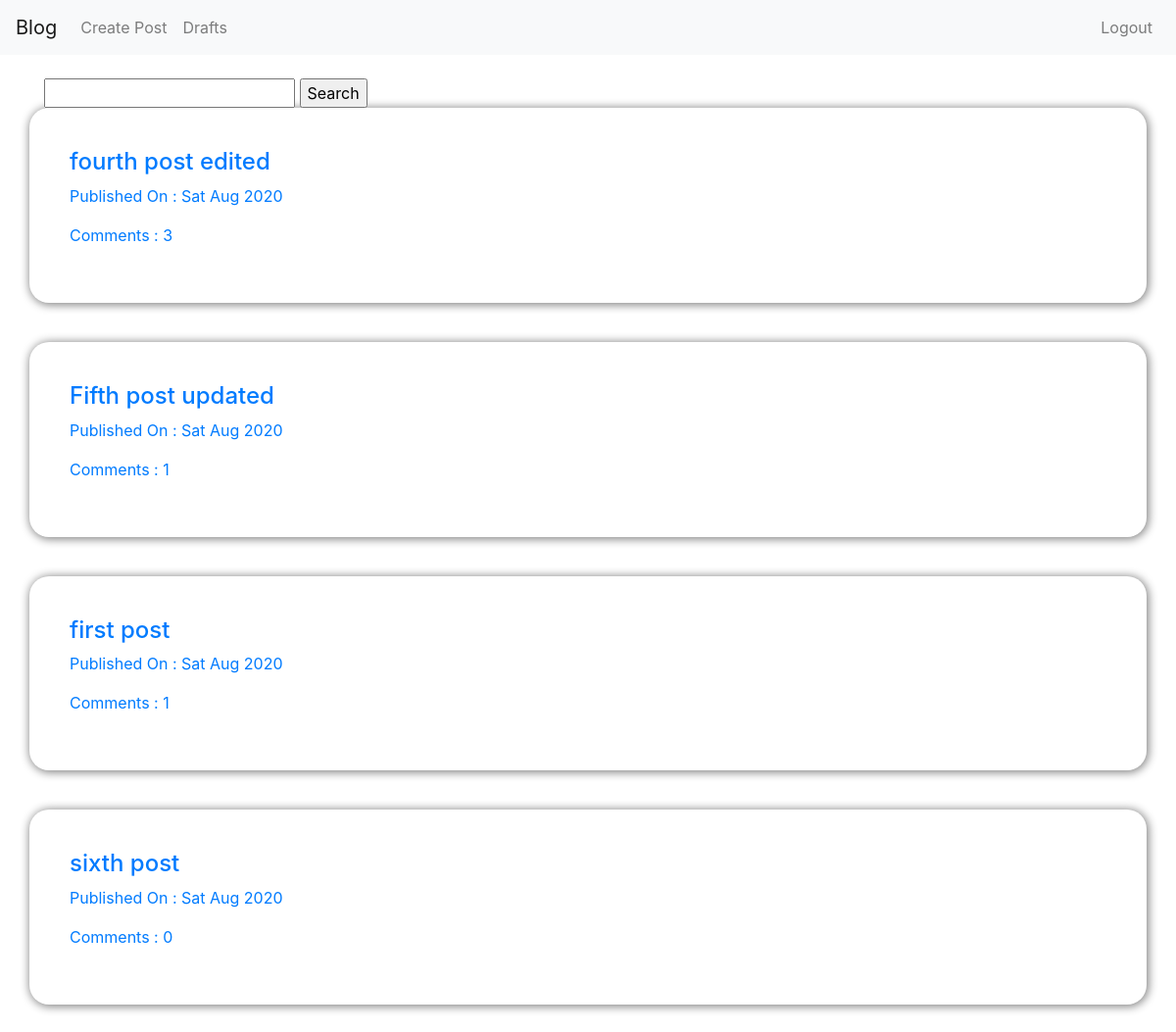
Screenshot of / (signed in) with the database file from the repository.
### blog_app/models.py (models this page shows, shortened)
class Post(models.Model):
    title = models.CharField(max_length = 264)
    author = models.ForeignKey(User)
    text = models.TextField(null=True)
    created_date = models.DateField(default = timezone.now)
    published_date = models.DateField(blank = True,null = True)
    def approved_comments(self):
        return self.comments.filter(approved_comment = True)

### blog_app/views.py (the view)
# urls.py: url(r'^$', views.PostListView.as_view(),name='post_list'),
class PostListView(ListView):
    model = Post
    def get_queryset(self):
        return Post.objects.filter(published_date__lte=timezone.now()).order_by('-published_date')

### blog_app/templates/blog_app/post_list.html (shortened to what this page needs)
{% extends 'blog_app/base.html' %}
{% block content %}
    <div class="container">
        <form action="{% url 'blog_app:search' %}" method="GET">
            <input type="text" name="search">
            <input type="submit" value="Search">
        </form>
    </div>
    {% for post in post_list %}
        <div class="post_div container-sm">
            <a href="{% url 'blog_app:post_detail' pk=post.id %}">
                <div class="">
                    <h4>{{post.title|safe|linebreaksbr}}</h4>
                    <p>Published On : {{post.published_date|date:"D M Y"}}</p>
                    <p>Comments : {{post.approved_comments.count}}</p>
                </div>
            </a>
        </div>
    {% endfor%}
{% endblock %}

### blog_app/static/css/blog_app.css (style rules this page uses)
.post_div { border: 1px solid transparent; box-shadow: 1px 1px 10px 1px grey; padding: 40px; margin: auto; margin-bottom: 40px; border-radius: 20px; }

### rows the page displays
Post: title "fourth post edited", published_date "Sat Aug 2020", approved_comments.count "3"
Post: title "Fifth post updated", published_date "Sat Aug 2020", approved_comments.count "1"
Post: title "first post", published_date "Sat Aug 2020", approved_comments.count "1"
Post: title "sixth post", published_date "Sat Aug 2020", approved_comments.count "0"
